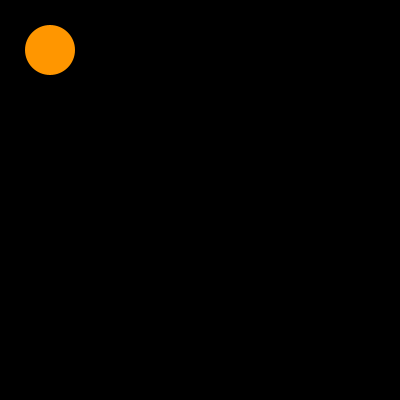
Frame 1 (no input)
Frame 60 (the mouse pressed at the canvas centre just before this capture): identical to frame 1, image omitted
Frame 120 (the mouse held since frame 60 and released just before this capture): identical to frame 1, image omitted

The Processing sketch that drew this single still picture (run headless with seeded random() and noise(); from frame 60 on, the mouse is pressed at the canvas centre):

// Processing sketch: processing_174851
// ── processing_174851.pde

//Creating a character named ball to move to key commands
ball ball1;



void setup() {
  size(400,400);
  smooth();
  
  ball1 = new ball (50,50,50);
}

void draw(){
  background(0);
  
  ball1.display();
  
  ball1.keyPressed();
}

class ball {
  float x;
  float y;
  float speed;
  float w;
  
  ball(float tempX, float tempY, float tempW) {
    x = tempX;
    y = tempY;
    w = tempW;
    speed = 0;
  }
  
  void display(){
    fill (255,150,0);
    noStroke();
    ellipse(x,y,w,w);
  }
 //Need the ball to freeze or not move when key is not being pressed.
//ball flies off page in response to up and down key commands 
//haven't added x axis keys yet
  void keyPressed() {
    if (key == CODED){
      if (keyCode == UP){
        y = y-10;
        keyCode = 0;
      } else if (keyCode == DOWN) {
        y = y + 10;
        keyCode = 0;
      } else if (keyCode == RIGHT) {
        x = x + 10;
        keyCode = 0;
      } else if (keyCode == LEFT) {
        x = x - 10;
        keyCode = 0;
      }  
     
    }
  }
}
